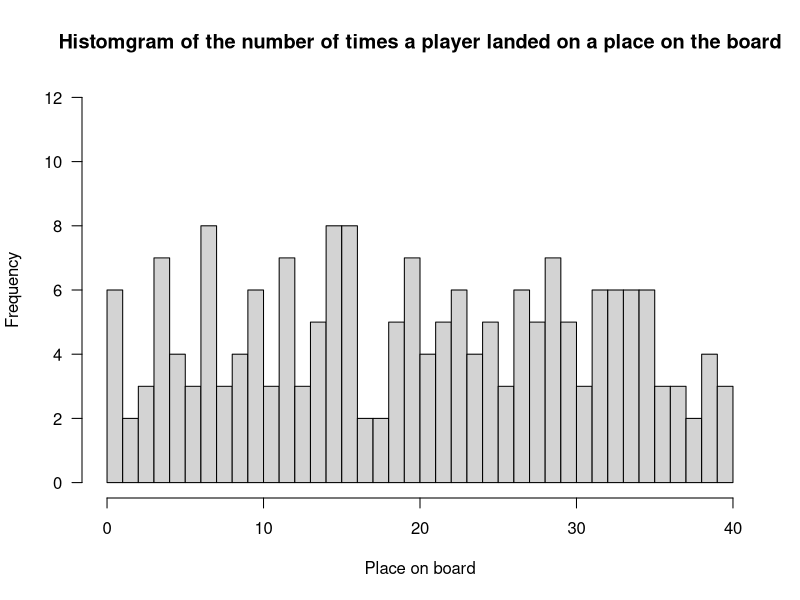
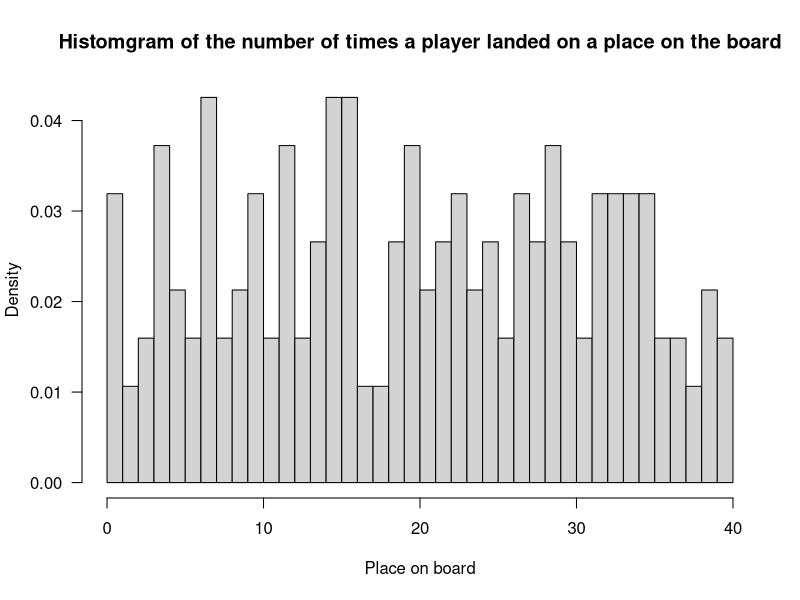

Generate these figures, in order, with R:
#creates 40 int vector to represent board and sets every player to not be in jail
#how much money they have and if they are eliminated
playerCount <- 4
mboard <-  c()
isJail <- c()
jailTimer <- c()
playerPosition <- c()
dbles <- "False"
move <-0
turnCount <- 1
cards <- c(1:16)
ccCards <- c(sample(cards,16))
drawCCnum <- 0
i <- 1
while(i <= playerCount) { 
  add <- c("False")
  tempPosition <- c(1)
  tempTimer <- c(0)
  isJail <- c(isJail, add)
  jailTimer <- c(jailTimer, tempTimer)
  playerPosition <- c(playerPosition,tempPosition)
 
  
  i <- i + 1
}
i <- 1
scoreboard <- data.frame(isJail,playerPosition,jailTimer)
scoreboard
View(scoreboard)

#sends them to jail and sets their position to 11
sendJail <- function(playerNum) { 
  scoreboard[playerNum, 2] <<- 11
  scoreboard[playerNum, 1] <<- "True"
  print(paste0("Player ",playerNum))
  print("sent to jail")
  
}
escapeJail <- function(playerNum) { 
  scoreboard[playerNum, 1] <<- "False"
  scoreboard[playerNum, 3] <<- 0
  print(paste0("Player", playerNum))
  print("escaped jail")
}
communityCard <- function(playerNum) { 
  drawCCnum <<- drawCCnum + 1
  if (drawCCnum >= 17) { 
    ResetCardSample()
  }
  #print(paste0("Player ",playerNum, " drew a Community Chest Card"))
  
  if (ccCards[drawCCnum] == 1) {        # 1 will represent getting a go to jail card
    sendJail(playerNum)
  }
  else if (ccCards[drawCCnum] == 2) {   # 2 will represent getting a Advance to Go card
    scoreboard[playerNum, 2] <<- 1
    #print(paste0("Player ",playerNum, " Advanced to Go"))
  }
  #if it is anything else, the card won't do anything in this simulation because position does not change
  }

ResetCardSample <- function() { 
  ccCards <<- c(sample(cards,16))
  drawCCnum <<- 1
  }
Roll_die <- function() { 
  die <- c(1:6)
  roll_1 <- sample(die, 1,replace = TRUE)
  print((roll_1))
  roll_2 <- sample(die, 1,replace = TRUE)
  print(roll_2)
  sum <- roll_2 + roll_1
  if (roll_1 == roll_2) { 
    dbles <<- "True"
    return(sum)
  }
  else { 
    return(sum) 
  }
  }

while(turnCount <= 50) { #50 turns
  
for (i in 1:playerCount) { 
  if (scoreboard[i,1] == "True") { 
    scoreboard[i,3] <- scoreboard[i,3] + 1  #jailTimer increases by 1 so they can escape after 3 turns
    move <- Roll_die()
    if (dbles == "True") { 
      escapeJail(i)
      currentPos <- scoreboard[i,2]
      scoreboard[i,2] <- currentPos + move
      if (scoreboard[i,2] > 40) { 
        scoreboard[i,2] <- scoreboard[i,2] - 40
      } 
      if ((scoreboard[i,2] == 3) | (scoreboard[i,2] == 18) | (scoreboard[i,2] == 34)){ 
        communityCard(i) 
      }
      else if ((scoreboard[i,2] == 8) | (scoreboard[i,2] == 23) | (scoreboard[i,2] == 37)) { 
        chanceCard() #chance card functions need to be added
      }
      
      dbles <- "False"
      }
    if (scoreboard[i,3] == 3) { 
      escapeJail(i)
    }
  }
  else {
  print(paste0("Player ",i, " is moving"))               
  
  move <- Roll_die()
  currentPos <- scoreboard[i,2]
  scoreboard[i,2] <- currentPos + move
  if (scoreboard[i,2] > 40) { 
    scoreboard[i,2] <- scoreboard[i,2] - 40
  }
  mboard <- c(mboard, scoreboard[i,2])
  if ((scoreboard[i,2] == 3) | (scoreboard[i,2] == 18) | (scoreboard[i,2] == 34)){ 
    communityCard(i) 
  }
  else if ((scoreboard[i,2] == 8) | (scoreboard[i,2] == 23) | (scoreboard[i,2] == 37)) { 
    #chanceCard() #chance card functions need to be added
  }
  else if ((scoreboard[i,2] == 31)) { 
    sendJail(i)
  }
  
  #if rolled double twice
  if (dbles == "True") { 
    print(paste0("Player ",i, " is moving again"))           
    dbles <- "False"
    move <- Roll_die()
    currentPos <- scoreboard[i,2]
    scoreboard[i,2] <- currentPos + move
    if (scoreboard[i,2] > 40) { 
      scoreboard[i,2] <- scoreboard[i,2] - 40
      } 
    if ((scoreboard[i,2] == 3) | (scoreboard[i,2] == 18) | (scoreboard[i,2] == 34)){ 
      communityCard(i) #community card functions need to be added
    }
    else if ((scoreboard[i,2] == 8) | (scoreboard[i,2] == 23) | (scoreboard[i,2] == 37)) { 
      #chanceCard() #chance card functions need to be added
    }
    else if ((scoreboard[i,2] == 31)) { 
      sendJail(i)
    }
    
  }
  
  #third roll when not double on third 
  if (dbles == "True") { 
    print(paste0("Player ",i, " is moving again"))           
    dbles <- "False"
    move <- Roll_die()
    currentPos <- scoreboard[i,2]
    scoreboard[i,2] <- currentPos + move
    if (scoreboard[i,2] > 40) { 
      scoreboard[i,2] <- scoreboard[i,2] - 40
    } 
    if ((scoreboard[i,2] == 3) | (scoreboard[i,2] == 18) | (scoreboard[i,2] == 34)){ 
      communityCard(i) 
    }
    else if ((scoreboard[i,2] == 8) | (scoreboard[i,2] == 23) | (scoreboard[i,2] == 37)) { 
      #chanceCard() #chance card functions need to be added
    }
    else if ((scoreboard[i,2] == 31)) { 
      sendJail(i)
    }
    
  }
  
  #if rolled double 3 times --> sends that player to jail
  if (dbles == "True") { 
    dbles <- "False"
    sendJail(i)
    }
  
  
  
  
  
  i <- i + 1
  }
}
print(paste("End of ", turnCount, "turn"))
turnCount <- turnCount + 1
}
View(scoreboard)
#print(mboard)
#for loop has ended if it reached here 
hist(mboard, ylim = c(0,12), breaks = seq(from=0, to=40, by=1), main = "Histomgram of the number of times a player landed on a place on the board", xlab = "Place on board", las=1)
hist(mboard, freq=F, breaks = seq(from=0, to=40, by=1), main = "Histomgram of the number of times a player landed on a place on the board", xlab = "Place on board", las=1)


#ignore this
#scoreboard[3,2] <- 50
#scoreboard


